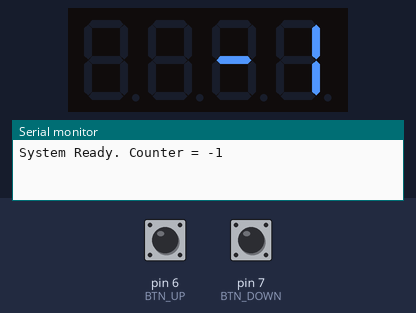
A sketch run on a simulated Arduino Uno, built with avr-gcc and run on an emulated ATmega328P. On the bench: 4-digit seven-segment display, the last lines printed to the serial monitor. Inputs (shaded band) come from the test bench; at power-on: pin 6 (BTN_UP) HIGH, pin 7 (BTN_DOWN) HIGH. EEPROM starts erased.

Above: at 1.2 s.
1.3 s: pin 6 (BTN_UP) pulled LOW for 1 s
At 3.8 s:
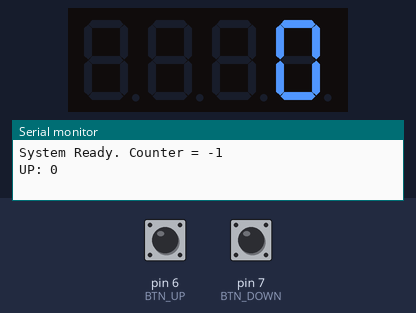
6.3 s: pin 6 (BTN_UP) pulled LOW for 1 s
At 7.6 s:
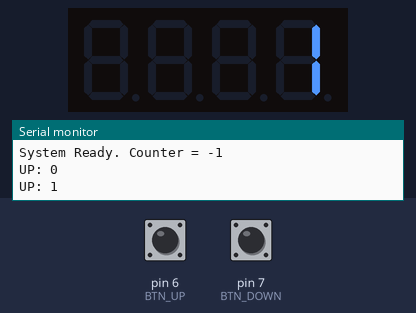
8.8 s: pin 7 (BTN_DOWN) pulled LOW for 3.2 s
At 11.4 s:
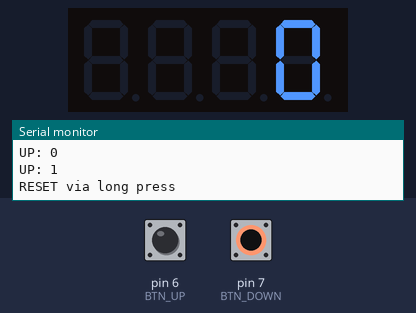
Timing chart, 0 to 12.9 s (numbered marks = the images above; inputs shaded):
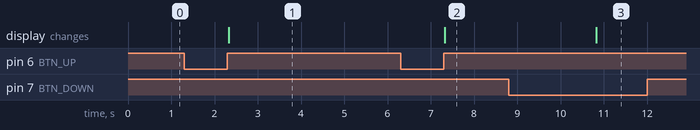

The sketch:

Counter_4_digit.ino
```cpp
#include <TM1637Display.h>
#include <EEPROM.h>

#define CLK 2
#define DIO 3
#define BTN_UP 6 //ASLINYA 4
#define BTN_DOWN 7 //ASLINYA 5

TM1637Display display(CLK, DIO);

int counter = 0;
const int EEPROM_ADDR = 0;

const unsigned long DEBOUNCE = 200;
const unsigned long LONG_PRESS = 2000;

// Variabel UP
bool upLast = HIGH;
unsigned long upPressedTime = 0;

// Variabel DOWN
bool downLast = HIGH;
unsigned long downPressedTime = 0;
bool downLongExecuted = false;

void setup() {
  pinMode(BTN_UP, INPUT_PULLUP);
  pinMode(BTN_DOWN, INPUT_PULLUP);

  display.setBrightness(7);

  EEPROM.get(EEPROM_ADDR, counter);
  updateDisplay();

  Serial.begin(9600);
  Serial.println("System Ready. Counter = " + String(counter));
}

void loop() {
  handleButtonUp();
  handleButtonDown();
}

void handleButtonUp() {
  bool state = digitalRead(BTN_UP);
  unsigned long now = millis();

  // Tekan (HIGH→LOW)
  if (upLast == HIGH && state == LOW) {
    upPressedTime = now;
  }

  // Lepas (LOW→HIGH)
  if (upLast == LOW && state == HIGH) {
    if (now - upPressedTime > DEBOUNCE) {
      counter++;
      updateDisplay();
      saveEEPROM();
      Serial.println("UP: " + String(counter));
    }
  }

  upLast = state;
}

void handleButtonDown() {
  bool state = digitalRead(BTN_DOWN);
  unsigned long now = millis();

  // Tekan (HIGH→LOW)
  if (downLast == HIGH && state == LOW) {
    downPressedTime = now;
    downLongExecuted = false;
  }

  // Tahan tombol
  if (downLast == LOW && state == LOW) {
    if (!downLongExecuted && (now - downPressedTime >= LONG_PRESS)) {
      counter = 0;
      updateDisplay();
      saveEEPROM();
      Serial.println("RESET via long press");
      downLongExecuted = true;
    }
  }

  // Lepas (LOW→HIGH)
  if (downLast == LOW && state == HIGH) {
    if (!downLongExecuted && (now - downPressedTime > DEBOUNCE)) {
      if (counter > 0) counter--;
      updateDisplay();
      saveEEPROM();
      Serial.println("DOWN: " + String(counter));
    }
  }

  downLast = state;
}

void updateDisplay() {
  display.showNumberDec(counter, false);
}

void saveEEPROM() {
  static int lastSaved = -9999;

  // Simpan EEPROM hanya jika beda → lebih awet
  if (counter != lastSaved) {
    EEPROM.put(EEPROM_ADDR, counter);
    lastSaved = counter;
  }
}
```

Measured:
- after the input at 1.3 s, the display: changes after 1.0 s (image 1)
- after the input at 6.3 s, the display: changes after 1.0 s (image 2)
- after the input at 8.8 s, the display: changes after 2.0 s (image 3)
